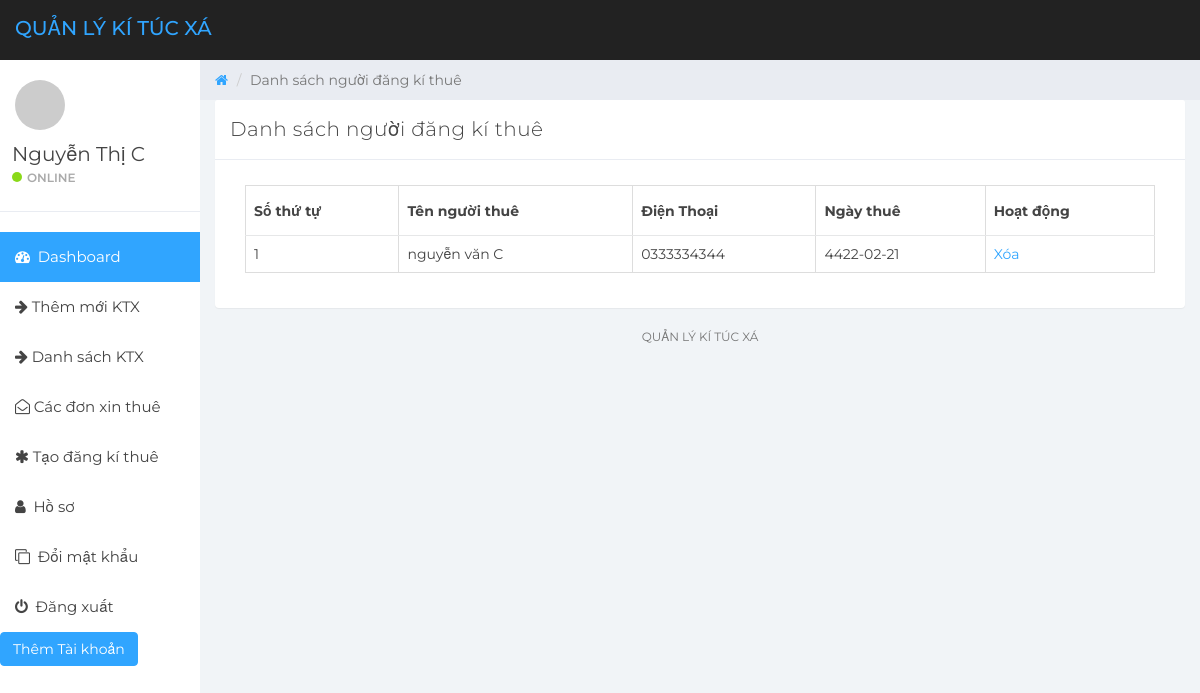
Screenshot of /list-add.php (signed in) with the database file from the repository.
### tables this page shows
CREATE TABLE `tbluser` (
  `ID` int(10) NOT NULL,
  `FullName` varchar(150) DEFAULT NULL,
  `Email` varchar(200) DEFAULT NULL,
  `MobileNumber` bigint(10) DEFAULT NULL,
  `Password` varchar(200) DEFAULT NULL,
  `RegDate` timestamp NOT NULL DEFAULT current_timestamp(),
  `role` int(11) DEFAULT NULL
);

CREATE TABLE `nguoithue` (
  `ID` int(10) NOT NULL,
  `UserId` int(10) NOT NULL,
  `NgayThue` date DEFAULT NULL,
  `Name` varchar(30) DEFAULT NULL,
  `Phone` varchar(30) DEFAULT NULL
);

### list-add.php (the view, shortened to what this page needs)
<?php
if (strlen($_SESSION['detsuid']==0)) {
  header('location:logout.php');
  } else{
?>
<!DOCTYPE html>
<html>
<head>
	<link href="css/bootstrap.min.css" rel="stylesheet">
	<link href="css/font-awesome.min.css" rel="stylesheet">
	<link href="css/datepicker3.css" rel="stylesheet">
	<link href="css/styles.css" rel="stylesheet">
</head>
<body>
	<?php include_once('includes/header.php');?>
	<?php include_once('includes/sidebar.php');?>
	<div class="col-sm-9 col-sm-offset-3 col-lg-10 col-lg-offset-2 main">
		<div class="row">
			<ol class="breadcrumb">
				<li><a href="#">
					<em class="fa fa-home"></em>
				</a></li>
				<li class="active">Danh sách người đăng kí thuê</li>
			</ol>
		</div>
		<div class="row">
			<div class="col-lg-12">
				<div class="panel panel-default">
					<div class="panel-heading">Danh sách người đăng kí thuê</div>
					<div class="panel-body">
						<div class="col-md-12">
							<div class="table-responsive">
            <table class="table table-bordered mg-b-0">
              <thead>
                <tr>
                  <th>Số thứ tự</th>
                  <th>Tên người thuê</th>
                  <th>Điện Thoại</th>
                  <th>Ngày thuê</th>
                  <th>Hoạt động</th>
                </tr>
              </thead>
              <?php
              $userid=$_SESSION['detsuid'];
$ret=mysqli_query($con,"select * from nguoithue where UserId='$userid'");
$cnt=1;
while ($row=mysqli_fetch_array($ret)) {
?>
              <tbody>
                <tr>
                  <td><?php echo $cnt;?></td>
                  <td><?php  echo $row['Name'];?></td>
				  <td><?php  echo $row['Phone'];?></td>
				  <td><?php  echo $row['NgayThue'];?></td>
                  <td><a href="list-add.php?delid=<?php echo $row['ID'];?>">Xóa</a>
                </tr>
                <?php
$cnt=$cnt+1;
}?>
              </tbody>
            </table>
          </div>
						</div>
					</div>
				</div>
			</div>
			<?php include_once('includes/footer.php');?>
		</div>
	</div>
</body>
</html>
<?php }  ?>

### includes/sidebar.php (shortened to what this page needs)
<?php
include('includes/dbconnection.php');
?>
<div id="sidebar-collapse" class="col-sm-3 col-lg-2 sidebar">
        <div class="profile-sidebar">
            <div class="profile-userpic">
                <img src="http://placehold.it/50/30a5ff/fff" class="img-responsive" alt="">
            </div>
            <div class="profile-usertitle">
                <?php
$uid=$_SESSION['detsuid'];
$ret=mysqli_query($con,"select FullName from tbluser where ID='$uid'");
$row=mysqli_fetch_array($ret);
$name=$row['FullName'];
?>
                <div class="profile-usertitle-name"><?php echo $name; ?></div>
                <div class="profile-usertitle-status"><span class="indicator label-success"></span>Online</div>
            </div>
        </div>
        <ul class="nav menu">
            <li class="active"><a href="dashboard.php"><em class="fa fa-dashboard">&nbsp;</em> Dashboard</a></li>
            <li><a href="add-expense.php"><em class="fa fa-arrow-right">&nbsp;</em>Thêm mới KTX</a></li>
            <li><a href="manage-expense.php"><em class="fa fa-arrow-right">&nbsp;</em>Danh sách KTX</a></li>
            <li><a href="list-add.php"><em class="fa fa-envelope-open-o">&nbsp;</em>Các đơn xin thuê</a></li>
            <li><a href="add-ktx.php"><em class="fa fa-asterisk">&nbsp;</em>Tạo đăng kí thuê</a></li>
            <li><a href="user-profile.php"><em class="fa fa-user">&nbsp;</em> Hồ sơ</a></li>
             <li><a href="change-password.php"><em class="fa fa-clone">&nbsp;</em> Đổi mật khẩu</a></li>
<li><a href="index.php"><em class="fa fa-power-off">&nbsp;</em> Đăng xuất</a></li>
<a href="register.php"  class="btn btn-primary">Thêm Tài khoản</a></span>
        </ul>
    </div>

### css/styles.css (style rules this page uses)
body { background: #f1f4f7; padding-top: 60px; font-size: 14px; color: #444444; font-family: "Montserrat", "Helvetica Neue", Helvetica, Arial, sans-serif; }
a, a:hover, a:focus { color: #30a5ff; }
.btn-primary, .btn-primary:hover, .btn-primary:focus, .btn-primary:active, .btn-primary.active, .open > .dropdown-toggle.btn-primary, .btn-primary.disabled, .btn-primary[disabled], fieldset[disabled] .btn-primary, .btn-primary.disabled:hover, .btn-primary[disabled]:hover, fieldset[disabled] .btn-primary:hover, .btn-primary.disabled:focus, .btn-primary[disabled]:focus, fieldset[disabled] .btn-primary:focus, .btn-primary.disabled:active, .btn-primary[disabled]:active, fieldset[disabled] .btn-primary:active, .btn-primary.disabled.active, .btn-primary[disabled].active, fieldset[disabled] .btn-primary.active { background-color: #30a5ff; border-color: #30a5ff; }
.label-success { background-color: #8ad919; }
.panel { border: 0; }
.panel-heading { font-size: 20px; font-weight: 300; letter-spacing: 0.025em; height: 60px; line-height: 38px; }
.panel-default .panel-heading { background: #fff; border-bottom: 1px solid #e9ecf2; color: #444444; }
.sidebar { display: block; padding: 0; display: none; box-shadow: none; background: #fff; }
.sidebar ul { margin: 20px 0px; }
@media (min-width: 768px) { .sidebar { display: block; position: fixed; top: 60px; bottom: 0; left: 0; z-index: 1000; display: block; margin: 0; padding: 0; overflow-x: hidden; overflow-y: auto; } }
.sidebar ul.nav .active a, .sidebar ul.nav li.parent a.active, .sidebar ul.nav .active > a:hover, .sidebar ul.nav li.parent a.active:hover, .sidebar ul.nav .active > a:focus, .sidebar ul.nav li.parent a.active:focus { color: #fff; background-color: #30a5ff; }
.sidebar ul.nav li a { height: 50px; font-size: 15px; line-height: 2em; color: #444444; }
.profile-sidebar { padding: 10px 0; border-bottom: 1px solid #e9ecf2; }
.indicator { width: 10px; height: 10px; display: inline-block; border-radius: 9999px; margin-right: 5px; }
.profile-userpic img { float: left; margin: 10px 0px 0px 15px; width: 50px; height: 50px; border-radius: 9999px !important; }
.profile-usertitle { float: left; text-align: left; margin: 10px 0 0 12px; }
.profile-usertitle-name { font-size: 20px; margin-bottom: 0px; }
.profile-usertitle-status { text-transform: uppercase; color: #AAA; font-size: 12px; font-weight: 600; margin-bottom: 15px; }
.breadcrumb { border-radius: 0; padding: 10px 15px 10px 15px; background: #e9ecf2; margin: 0; }
.table { background: #fff; }
.table > thead > tr > th { border-bottom: 1px solid #e6e7e8; vertical-align: middle; height: 50px; }

### rows the page displays
tbluser: FullName "Nguyễn Thị C"
nguoithue: Name "nguyễn văn C", Phone "0333334344", NgayThue "4422-02-21"
